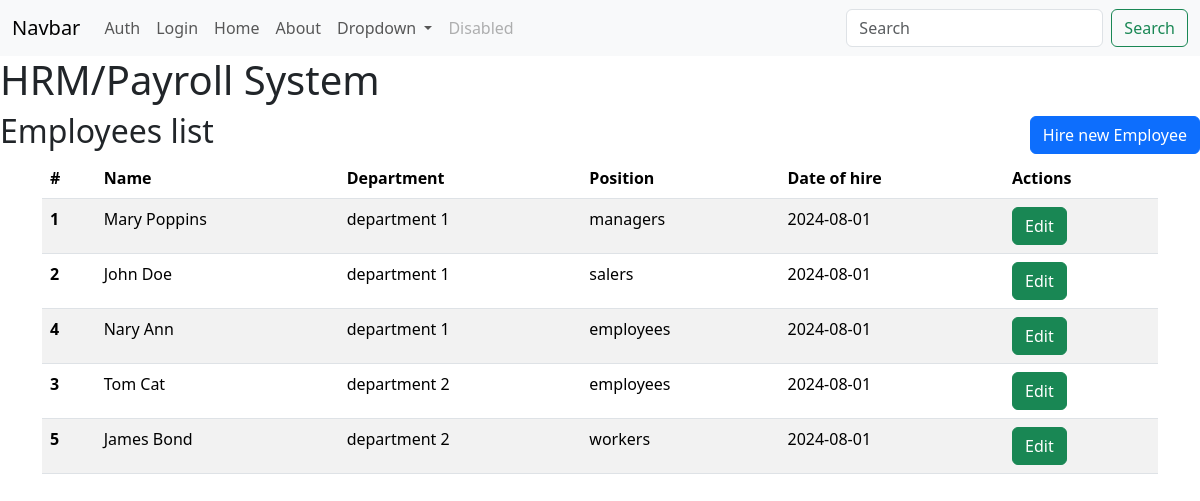
/staff/index, run on the app's committed database.
### tables this page shows
CREATE TABLE employee (
    id INTEGER NOT NULL PRIMARY KEY AUTOINCREMENT,
    employee_name TEXT UNIQUE NOT NULL,
    join_date TIMESTAMP NOT NULL DEFAULT CURRENT_TIMESTAMP,
    weekly_salary DECIMAL(9,2) DEFAULT 0.0,
    commission_per_sale INTEGER DEFAULT 0,
    hour_rate DECIMAL(9,2) DEFAULT 0.0,
    role_id INTEGER NOT NULL,
    department_id INTEGER NOT NULL,
    FOREIGN KEY (role_id) REFERENCES roles(id)
    FOREIGN KEY (department_id) REFERENCES department(id)
);

CREATE TABLE department (
    id INTEGER NOT NULL PRIMARY KEY AUTOINCREMENT,
    department_name TEXT UNIQUE NOT NULL,
    department_description TEXT NOT NULL
);

CREATE TABLE roles (
    id INTEGER NOT NULL PRIMARY KEY AUTOINCREMENT,
    role_name TEXT UNIQUE NOT NULL
);

### payroll/staff.py (the view)
@bp.route('/staff/index')
def index():
    db = get_db()
    employees = db.execute(
    "SELECT emp.id emp_id, employee_name, department_id, department_name, join_date, role_id, "
    "role_name FROM employee emp JOIN roles r ON emp.role_id = r.id JOIN department d ON emp.department_id = d.id "
    "ORDER BY department_id ASC"
    ).fetchall()
    return render_template('staff/index.html', employees = employees)

### payroll/database.py (called while the page is built)
def get_db():
    if 'bd' not in g:
        g.db = sqlite3.connect(
            current_app.config['DATABASE'], detect_types=sqlite3.PARSE_DECLTYPES
        )
        g.db.row_factory = sqlite3.Row
    return g.db

### payroll/templates/staff/index.html (shortened to what this page needs)
{% extends 'base.html' %}
{% block header %}
<div class="d-flex justify-content-between mt-2 align-items-center">
<h2>Employees list</h2>
{% block create %}
<a type="button" class="btn btn-primary" href="{{ url_for('staff.create') }}">Hire new Employee</a>
{% endblock %}
</div>
{% endblock header %}
{% block content %}
<div class="container">
<table class="table table-striped">
<thead>
<tr>
<th scope="col">#</th>
<th scope="col">Name</th>
<th scope="col">Department</th>
<th scope="col">Position</th>
<th scope="col">Date of hire</th>
<th>Actions</th>
</tr>
</thead>
<tbody>
{% for item in employees %}
<tr>
<th scope="row">{{ item['emp_id'] }}</th>
<td>{{ item['employee_name'] }}</td>
<td>{{ item['department_name'] }}</td>
<td>{{ item['role_name'] }}</td>
<td>{{ item['join_date'].strftime('%Y-%m-%d') }}</td>
<td>
<a type="button" class="btn btn-success" href="">Edit</a>
</td>
</tr>
{% endfor %}
</tbody>
</table>
</div>
{% endblock content %}

### payroll/templates/base.html (shortened to what this page needs)
<!DOCTYPE html>
<html lang="en">
<head>
    <link href="https://cdn.jsdelivr.net/npm/bootstrap@5.3.3/dist/css/bootstrap.min.css"
          rel="stylesheet"
>
</head>
<body>
<nav class="navbar navbar-expand-lg bg-body-tertiary">
  <div class="container-fluid">
    <a class="navbar-brand" href="#">Navbar</a>
    <div class="collapse navbar-collapse" id="navbarSupportedContent">
      <ul class="navbar-nav me-auto mb-2 mb-lg-0">
        <li class="nav-item">
          <a class="nav-link" aria-current="page" href="{{url_for('pages.auth')}}">Auth</a>
        </li>
        <li class="nav-item">
          <a class="nav-link" aria-current="page" href="{{url_for('pages.login')}}">Login</a>
        </li>
        <li class="nav-item">
          <a class="nav-link" aria-current="page" href="{{url_for('pages.home')}}">Home</a>
        </li>
        <li class="nav-item">
          <a class="nav-link" aria-current="page" href="{{url_for('pages.about')}}">About</a>
        </li>
        <li class="nav-item dropdown">
          <a class="nav-link dropdown-toggle" href="#" role="button" data-bs-toggle="dropdown" aria-expanded="false">
            Dropdown
          </a>
        </li>
        <li class="nav-item">
          <a class="nav-link disabled" aria-disabled="true">Disabled</a>
        </li>
      </ul>
      <form class="d-flex" role="search">
        <input class="form-control me-2" type="search" placeholder="Search" aria-label="Search">
        <button class="btn btn-outline-success" type="submit">Search</button>
      </form>
    </div>
  </div>
</nav>
    <h1>HRM/Payroll System</h1>
    <header>
        {% block header %}{% endblock header %}
    </header>
    <main>
        {% block content %}{% endblock content %}
    </main>
</body>
</html>

### data on the page
employee: emp_id "1", employee_name "Mary Poppins", department_name "department 1", role_name "managers", join_date "2024-08-01"
employee: emp_id "2", employee_name "John Doe", department_name "department 1", role_name "salers", join_date "2024-08-01"
employee: emp_id "4", employee_name "Nary Ann", department_name "department 1", role_name "employees", join_date "2024-08-01"
employee: emp_id "3", employee_name "Tom Cat", department_name "department 2", role_name "employees", join_date "2024-08-01"
employee: emp_id "5", employee_name "James Bond", department_name "department 2", role_name "workers", join_date "2024-08-01"
